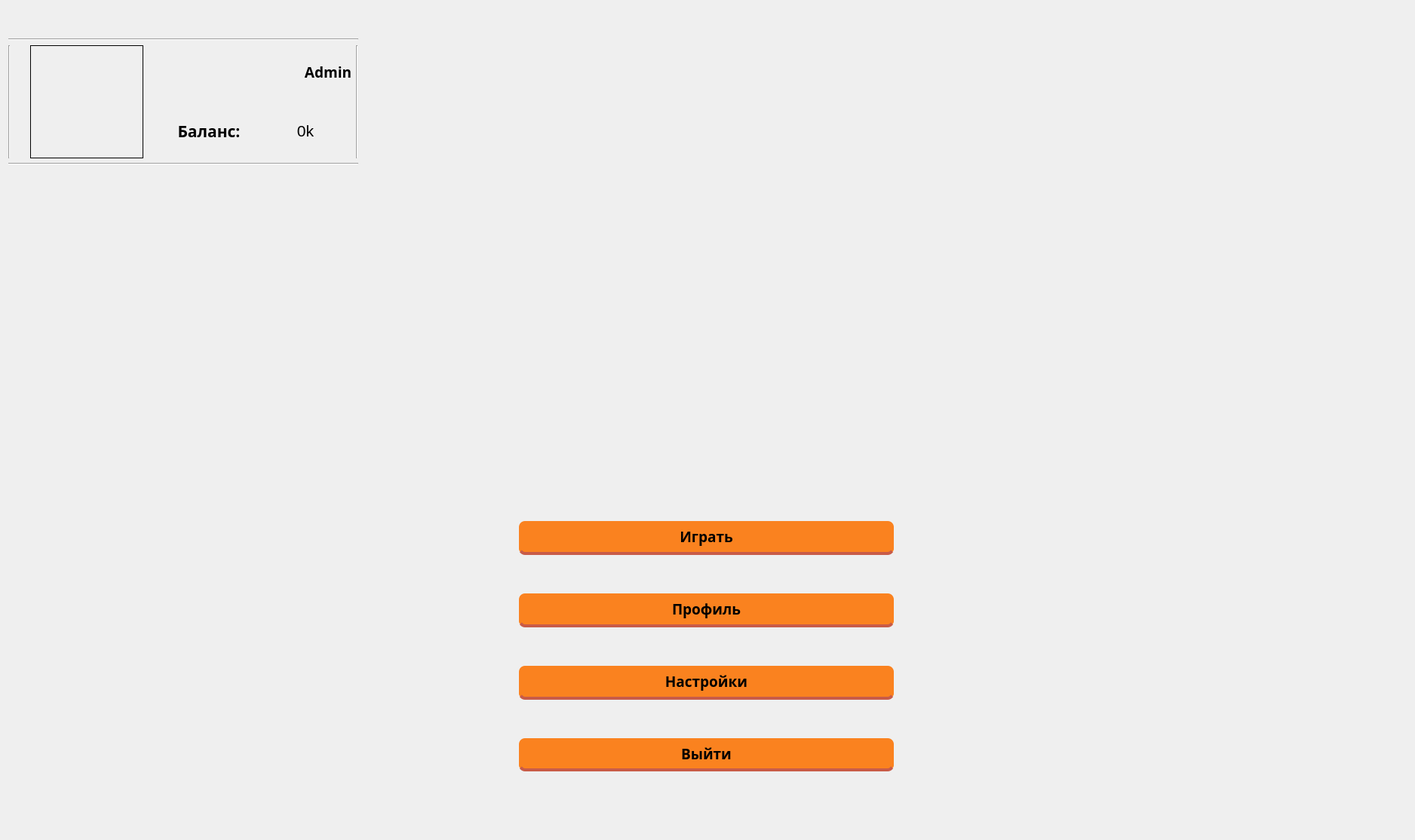
<?xml version="1.0" encoding="UTF-8"?>
<ui version="4.0">
 <class>main_menu</class>
 <widget class="QDialog" name="main_menu">
  <property name="geometry">
   <rect>
    <x>0</x>
    <y>0</y>
    <width>1876</width>
    <height>1114</height>
   </rect>
  </property>
  <property name="windowTitle">
   <string>PokiRock</string>
  </property>
  <property name="styleSheet">
   <string notr="true">QWidget[objectName=&quot;main_menu&quot;]{
	border-image: url(&quot;C:/Users/iliaa/Downloads/p1&quot;) 0 0 0 0;
	background-repeat: no-repeat;
}
</string>
  </property>
  <layout class="QVBoxLayout" name="verticalLayout_2">
   <item>
    <spacer name="verticalSpacer_6">
     <property name="orientation">
      <enum>Qt::Vertical</enum>
     </property>
     <property name="sizeType">
      <enum>QSizePolicy::Fixed</enum>
     </property>
     <property name="sizeHint" stdset="0">
      <size>
       <width>20</width>
       <height>40</height>
      </size>
     </property>
    </spacer>
   </item>
   <item>
    <layout class="QHBoxLayout" name="horizontalLayout_2">
     <item>
      <layout class="QVBoxLayout" name="verticalLayout_4">
       <item>
        <widget class="Line" name="line_3">
         <property name="orientation">
          <enum>Qt::Horizontal</enum>
         </property>
        </widget>
       </item>
       <item>
        <layout class="QHBoxLayout" name="horizontalLayout_3">
         <property name="sizeConstraint">
          <enum>QLayout::SetDefaultConstraint</enum>
         </property>
         <item>
          <widget class="Line" name="line_4">
           <property name="orientation">
            <enum>Qt::Vertical</enum>
           </property>
          </widget>
         </item>
         <item>
          <spacer name="horizontalSpacer_4">
           <property name="orientation">
            <enum>Qt::Horizontal</enum>
           </property>
           <property name="sizeType">
            <enum>QSizePolicy::Fixed</enum>
           </property>
           <property name="sizeHint" stdset="0">
            <size>
             <width>20</width>
             <height>20</height>
            </size>
           </property>
          </spacer>
         </item>
         <item>
          <widget class="QLabel" name="user_icon">
           <property name="sizePolicy">
            <sizepolicy hsizetype="Preferred" vsizetype="Preferred">
             <horstretch>0</horstretch>
             <verstretch>0</verstretch>
            </sizepolicy>
           </property>
           <property name="minimumSize">
            <size>
             <width>150</width>
             <height>150</height>
            </size>
           </property>
           <property name="frameShape">
            <enum>QFrame::Box</enum>
           </property>
           <property name="text">
            <string/>
           </property>
          </widget>
         </item>
         <item>
          <spacer name="horizontalSpacer_7">
           <property name="orientation">
            <enum>Qt::Horizontal</enum>
           </property>
           <property name="sizeHint" stdset="0">
            <size>
             <width>20</width>
             <height>20</height>
            </size>
           </property>
          </spacer>
         </item>
         <item>
          <layout class="QVBoxLayout" name="verticalLayout_5">
           <item>
            <widget class="QLabel" name="name">
             <property name="sizePolicy">
              <sizepolicy hsizetype="Preferred" vsizetype="Preferred">
               <horstretch>0</horstretch>
               <verstretch>0</verstretch>
              </sizepolicy>
             </property>
             <property name="minimumSize">
              <size>
               <width>250</width>
               <height>50</height>
              </size>
             </property>
             <property name="font">
              <font>
               <family>Rockwell Extra Bold</family>
               <pointsize>14</pointsize>
               <weight>75</weight>
               <bold>true</bold>
              </font>
             </property>
             <property name="layoutDirection">
              <enum>Qt::LeftToRight</enum>
             </property>
             <property name="frameShape">
              <enum>QFrame::NoFrame</enum>
             </property>
             <property name="frameShadow">
              <enum>QFrame::Plain</enum>
             </property>
             <property name="text">
              <string>&lt;html&gt;&lt;head/&gt;&lt;body&gt;&lt;p align=&quot;right&quot;&gt;Admin&lt;/p&gt;&lt;/body&gt;&lt;/html&gt;</string>
             </property>
             <property name="alignment">
              <set>Qt::AlignCenter</set>
             </property>
            </widget>
           </item>
           <item>
            <layout class="QHBoxLayout" name="horizontalLayout_4">
             <item>
              <widget class="QLabel" name="label_3">
               <property name="sizePolicy">
                <sizepolicy hsizetype="Expanding" vsizetype="Preferred">
                 <horstretch>0</horstretch>
                 <verstretch>0</verstretch>
                </sizepolicy>
               </property>
               <property name="minimumSize">
                <size>
                 <width>0</width>
                 <height>0</height>
                </size>
               </property>
               <property name="font">
                <font>
                 <family>Rockwell Extra Bold</family>
                 <pointsize>12</pointsize>
                 <weight>75</weight>
                 <bold>true</bold>
                </font>
               </property>
               <property name="text">
                <string>&lt;html&gt;&lt;head/&gt;&lt;body&gt;&lt;p align=&quot;center&quot;&gt;&lt;span style=&quot; font-size:16pt;&quot;&gt;Баланс:&lt;/span&gt;&lt;/p&gt;&lt;/body&gt;&lt;/html&gt;</string>
               </property>
              </widget>
             </item>
             <item>
              <widget class="QLabel" name="balance">
               <property name="sizePolicy">
                <sizepolicy hsizetype="Expanding" vsizetype="Preferred">
                 <horstretch>0</horstretch>
                 <verstretch>0</verstretch>
                </sizepolicy>
               </property>
               <property name="minimumSize">
                <size>
                 <width>0</width>
                 <height>0</height>
                </size>
               </property>
               <property name="font">
                <font>
                 <pointsize>12</pointsize>
                </font>
               </property>
               <property name="layoutDirection">
                <enum>Qt::LeftToRight</enum>
               </property>
               <property name="text">
                <string>&lt;html&gt;&lt;head/&gt;&lt;body&gt;&lt;p align=&quot;center&quot;&gt;&lt;span style=&quot; font-size:16pt;&quot;&gt;0k&lt;/span&gt;&lt;/p&gt;&lt;/body&gt;&lt;/html&gt;</string>
               </property>
              </widget>
             </item>
            </layout>
           </item>
          </layout>
         </item>
         <item>
          <widget class="Line" name="line_2">
           <property name="orientation">
            <enum>Qt::Vertical</enum>
           </property>
          </widget>
         </item>
        </layout>
       </item>
       <item>
        <widget class="Line" name="line">
         <property name="orientation">
          <enum>Qt::Horizontal</enum>
         </property>
        </widget>
       </item>
       <item>
        <spacer name="verticalSpacer_7">
         <property name="orientation">
          <enum>Qt::Vertical</enum>
         </property>
         <property name="sizeType">
          <enum>QSizePolicy::Expanding</enum>
         </property>
         <property name="sizeHint" stdset="0">
          <size>
           <width>20</width>
           <height>40</height>
          </size>
         </property>
        </spacer>
       </item>
      </layout>
     </item>
     <item>
      <spacer name="horizontalSpacer_5">
       <property name="orientation">
        <enum>Qt::Horizontal</enum>
       </property>
       <property name="sizeType">
        <enum>QSizePolicy::Expanding</enum>
       </property>
       <property name="sizeHint" stdset="0">
        <size>
         <width>40</width>
         <height>20</height>
        </size>
       </property>
      </spacer>
     </item>
     <item>
      <widget class="QLabel" name="image">
       <property name="sizePolicy">
        <sizepolicy hsizetype="Preferred" vsizetype="Preferred">
         <horstretch>0</horstretch>
         <verstretch>0</verstretch>
        </sizepolicy>
       </property>
       <property name="minimumSize">
        <size>
         <width>600</width>
         <height>500</height>
        </size>
       </property>
       <property name="layoutDirection">
        <enum>Qt::LeftToRight</enum>
       </property>
       <property name="text">
        <string/>
       </property>
      </widget>
     </item>
     <item>
      <spacer name="horizontalSpacer_3">
       <property name="orientation">
        <enum>Qt::Horizontal</enum>
       </property>
       <property name="sizeType">
        <enum>QSizePolicy::Expanding</enum>
       </property>
       <property name="sizeHint" stdset="0">
        <size>
         <width>40</width>
         <height>20</height>
        </size>
       </property>
      </spacer>
     </item>
     <item>
      <spacer name="horizontalSpacer_6">
       <property name="orientation">
        <enum>Qt::Horizontal</enum>
       </property>
       <property name="sizeType">
        <enum>QSizePolicy::Fixed</enum>
       </property>
       <property name="sizeHint" stdset="0">
        <size>
         <width>370</width>
         <height>20</height>
        </size>
       </property>
      </spacer>
     </item>
    </layout>
   </item>
   <item>
    <spacer name="verticalSpacer_4">
     <property name="orientation">
      <enum>Qt::Vertical</enum>
     </property>
     <property name="sizeType">
      <enum>QSizePolicy::Minimum</enum>
     </property>
     <property name="sizeHint" stdset="0">
      <size>
       <width>20</width>
       <height>20</height>
      </size>
     </property>
    </spacer>
   </item>
   <item>
    <layout class="QHBoxLayout" name="horizontalLayout">
     <item>
      <spacer name="horizontalSpacer">
       <property name="orientation">
        <enum>Qt::Horizontal</enum>
       </property>
       <property name="sizeType">
        <enum>QSizePolicy::Expanding</enum>
       </property>
       <property name="sizeHint" stdset="0">
        <size>
         <width>600</width>
         <height>20</height>
        </size>
       </property>
      </spacer>
     </item>
     <item>
      <layout class="QVBoxLayout" name="verticalLayout">
       <item>
        <spacer name="verticalSpacer_8">
         <property name="orientation">
          <enum>Qt::Vertical</enum>
         </property>
         <property name="sizeHint" stdset="0">
          <size>
           <width>20</width>
           <height>40</height>
          </size>
         </property>
        </spacer>
       </item>
       <item>
        <widget class="QPushButton" name="play">
         <property name="sizePolicy">
          <sizepolicy hsizetype="Preferred" vsizetype="Preferred">
           <horstretch>0</horstretch>
           <verstretch>0</verstretch>
          </sizepolicy>
         </property>
         <property name="minimumSize">
          <size>
           <width>500</width>
           <height>50</height>
          </size>
         </property>
         <property name="font">
          <font>
           <family>Rockwell Extra Bold</family>
           <pointsize>14</pointsize>
           <weight>75</weight>
           <bold>true</bold>
          </font>
         </property>
         <property name="cursor">
          <cursorShape>PointingHandCursor</cursorShape>
         </property>
         <property name="styleSheet">
          <string notr="true">QPushButton {
	color: black;
  margin-right: 3%;
  margin-top: 5px;
  border-radius: 8px;
  padding: 5px 9px;
  font-size: 1.2em;

  background-color:rgba(250,130,31, 1);
  border-bottom: 4px solid rgba(200, 91, 72, 1);
}

QPushButton:hover {
  background-color: rgba(250, 170, 80, 1);
  border-left: 2px solid rgba(210, 125, 80, 1);
   border-right: 2px solid rgba(210, 125, 80, 1);
   border-bottom: 6px solid rgba(210, 125, 80, 1);
}
QPushButton:pressed {
  background-color: rgba(200, 101, 80, 1);
  border-left: 1px solid rgba(180, 90, 80, 1);
  border-right: -1px solid rgba(180, 90, 80, 1);
  border-top: 5px solid rgba(180, 90, 80, 1);
  padding-top: 3px;  
  border-bottom: none;  
}</string>
         </property>
         <property name="text">
          <string>Играть</string>
         </property>
        </widget>
       </item>
       <item>
        <spacer name="verticalSpacer">
         <property name="orientation">
          <enum>Qt::Vertical</enum>
         </property>
         <property name="sizeType">
          <enum>QSizePolicy::Fixed</enum>
         </property>
         <property name="sizeHint" stdset="0">
          <size>
           <width>20</width>
           <height>40</height>
          </size>
         </property>
        </spacer>
       </item>
       <item>
        <widget class="QPushButton" name="profile">
         <property name="sizePolicy">
          <sizepolicy hsizetype="Minimum" vsizetype="Preferred">
           <horstretch>0</horstretch>
           <verstretch>0</verstretch>
          </sizepolicy>
         </property>
         <property name="minimumSize">
          <size>
           <width>500</width>
           <height>50</height>
          </size>
         </property>
         <property name="font">
          <font>
           <family>Rockwell Extra Bold</family>
           <pointsize>14</pointsize>
           <weight>75</weight>
           <bold>true</bold>
          </font>
         </property>
         <property name="cursor">
          <cursorShape>PointingHandCursor</cursorShape>
         </property>
         <property name="styleSheet">
          <string notr="true">QPushButton {
	color: black;
  margin-right: 3%;
  margin-top: 5px;
  border-radius: 8px;
  padding: 5px 9px;
  font-size: 1.2em;

  background-color:rgba(250,130,31, 1);
  border-bottom: 4px solid rgba(200, 91, 72, 1);
}

QPushButton:hover {
  background-color: rgba(250, 170, 80, 1);
  border-left: 2px solid rgba(210, 125, 80, 1);
   border-right: 2px solid rgba(210, 125, 80, 1);
   border-bottom: 6px solid rgba(210, 125, 80, 1);
}
QPushButton:pressed {
  background-color: rgba(200, 101, 80, 1);
  border-left: 1px solid rgba(180, 90, 80, 1);
  border-right: -1px solid rgba(180, 90, 80, 1);
  border-top: 5px solid rgba(180, 90, 80, 1);
  padding-top: 3px;  
  border-bottom: none;  
}</string>
         </property>
         <property name="text">
          <string>Профиль</string>
         </property>
        </widget>
       </item>
       <item>
        <spacer name="verticalSpacer_2">
         <property name="orientation">
          <enum>Qt::Vertical</enum>
         </property>
         <property name="sizeType">
          <enum>QSizePolicy::Fixed</enum>
         </property>
         <property name="sizeHint" stdset="0">
          <size>
           <width>20</width>
           <height>40</height>
          </size>
         </property>
        </spacer>
       </item>
       <item>
        <widget class="QPushButton" name="settings">
         <property name="sizePolicy">
          <sizepolicy hsizetype="Minimum" vsizetype="Preferred">
           <horstretch>0</horstretch>
           <verstretch>0</verstretch>
          </sizepolicy>
         </property>
         <property name="minimumSize">
          <size>
           <width>500</width>
           <height>50</height>
          </size>
         </property>
         <property name="font">
          <font>
           <family>Rockwell Extra Bold</family>
           <pointsize>14</pointsize>
           <weight>75</weight>
           <bold>true</bold>
          </font>
         </property>
         <property name="cursor">
          <cursorShape>PointingHandCursor</cursorShape>
         </property>
         <property name="styleSheet">
          <string notr="true">QPushButton {
	color: black;
  margin-right: 3%;
  margin-top: 5px;
  border-radius: 8px;
  padding: 5px 9px;
  font-size: 1.2em;

  background-color:rgba(250,130,31, 1);
  border-bottom: 4px solid rgba(200, 91, 72, 1);
}

QPushButton:hover {
  background-color: rgba(250, 170, 80, 1);
  border-left: 2px solid rgba(210, 125, 80, 1);
   border-right: 2px solid rgba(210, 125, 80, 1);
   border-bottom: 6px solid rgba(210, 125, 80, 1);
}
QPushButton:pressed {
  background-color: rgba(200, 101, 80, 1);
  border-left: 1px solid rgba(180, 90, 80, 1);
  border-right: -1px solid rgba(180, 90, 80, 1);
  border-top: 5px solid rgba(180, 90, 80, 1);
  padding-top: 3px;  
  border-bottom: none;  
}</string>
         </property>
         <property name="text">
          <string>Настройки</string>
         </property>
        </widget>
       </item>
       <item>
        <spacer name="verticalSpacer_3">
         <property name="orientation">
          <enum>Qt::Vertical</enum>
         </property>
         <property name="sizeType">
          <enum>QSizePolicy::Fixed</enum>
         </property>
         <property name="sizeHint" stdset="0">
          <size>
           <width>20</width>
           <height>40</height>
          </size>
         </property>
        </spacer>
       </item>
       <item>
        <widget class="QPushButton" name="exit">
         <property name="sizePolicy">
          <sizepolicy hsizetype="Minimum" vsizetype="Preferred">
           <horstretch>0</horstretch>
           <verstretch>0</verstretch>
          </sizepolicy>
         </property>
         <property name="minimumSize">
          <size>
           <width>496</width>
           <height>49</height>
          </size>
         </property>
         <property name="font">
          <font>
           <family>Rockwell Extra Bold</family>
           <pointsize>14</pointsize>
           <weight>75</weight>
           <bold>true</bold>
          </font>
         </property>
         <property name="cursor">
          <cursorShape>PointingHandCursor</cursorShape>
         </property>
         <property name="styleSheet">
          <string notr="true">QPushButton {
	color: black;
  margin-right: 3%;
  margin-top: 5px;
  border-radius: 8px;
  padding: 5px 9px;
  font-size: 1.2em;

  background-color:rgba(250,130,31, 1);
  border-bottom: 4px solid rgba(200, 91, 72, 1);
}

QPushButton:hover {
  background-color: rgba(250, 170, 80, 1);
  border-left: 2px solid rgba(210, 125, 80, 1);
   border-right: 2px solid rgba(210, 125, 80, 1);
   border-bottom: 6px solid rgba(210, 125, 80, 1);
}
QPushButton:pressed {
  background-color: rgba(200, 101, 80, 1);
  border-left: 1px solid rgba(180, 90, 80, 1);
  border-right: -1px solid rgba(180, 90, 80, 1);
  border-top: 5px solid rgba(180, 90, 80, 1);
  padding-top: 3px;  
  border-bottom: none;  
}</string>
         </property>
         <property name="text">
          <string>Выйти</string>
         </property>
        </widget>
       </item>
       <item>
        <spacer name="verticalSpacer_9">
         <property name="orientation">
          <enum>Qt::Vertical</enum>
         </property>
         <property name="sizeType">
          <enum>QSizePolicy::Fixed</enum>
         </property>
         <property name="sizeHint" stdset="0">
          <size>
           <width>20</width>
           <height>80</height>
          </size>
         </property>
        </spacer>
       </item>
      </layout>
     </item>
     <item>
      <spacer name="horizontalSpacer_2">
       <property name="orientation">
        <enum>Qt::Horizontal</enum>
       </property>
       <property name="sizeType">
        <enum>QSizePolicy::Expanding</enum>
       </property>
       <property name="sizeHint" stdset="0">
        <size>
         <width>600</width>
         <height>20</height>
        </size>
       </property>
      </spacer>
     </item>
    </layout>
   </item>
  </layout>
 </widget>
 <resources/>
 <connections/>
</ui>
